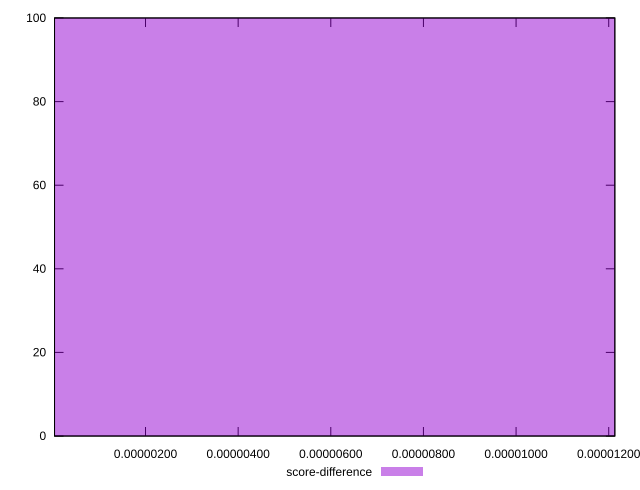

The gnuplot source for this figure:
reset

$scoreDifference <<EOF
0 100
EOF

set key outside below
set boxwidth 0.1
set xrange [3.5865703518211944e-8:0.000012131784531632661]
set yrange [0:100]
set trange [0:100]
set style fill transparent solid 0.5 noborder
set terminal svg size 640, 490 enhanced background rgb 'white'
set output "reprap/max-potential-fid/samples/pages+cached+noexternal+nofonts+nosvg+noimg+nocss/score-difference/histogram.svg"

plot $scoreDifference title "score-difference" with boxes

reset
